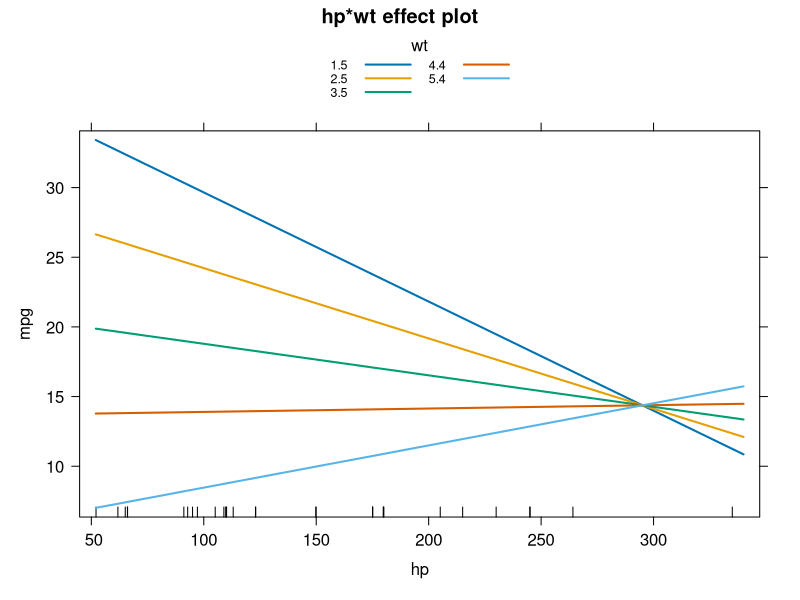
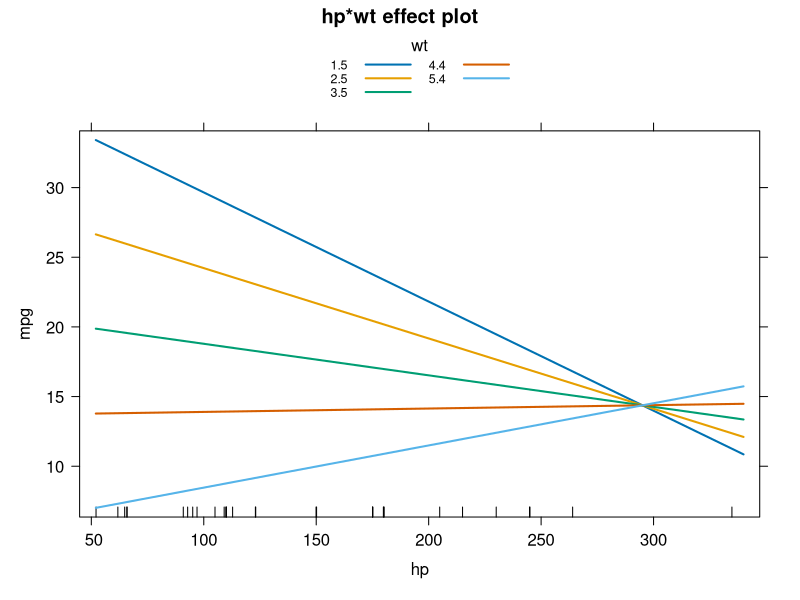
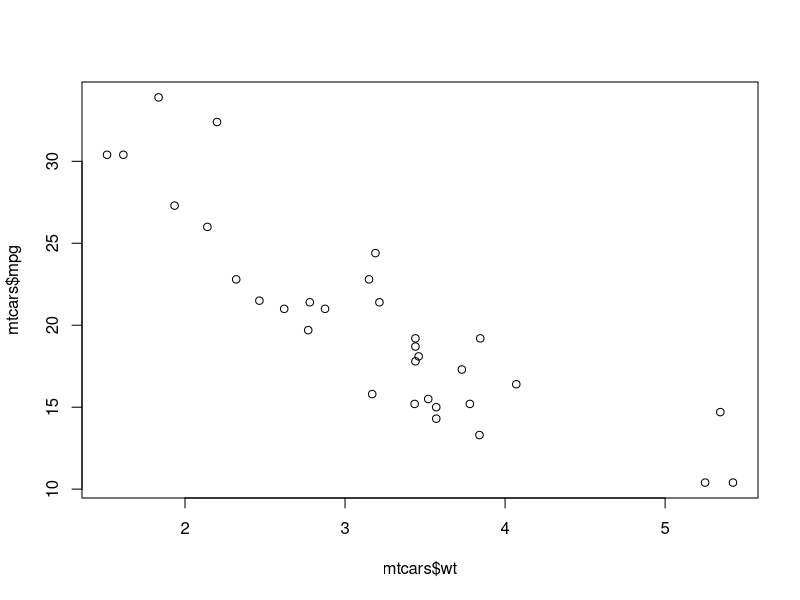
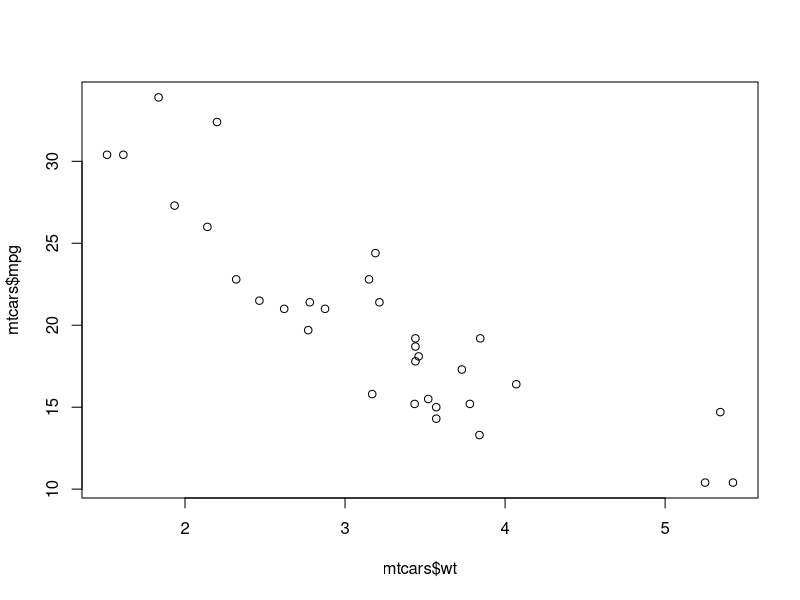
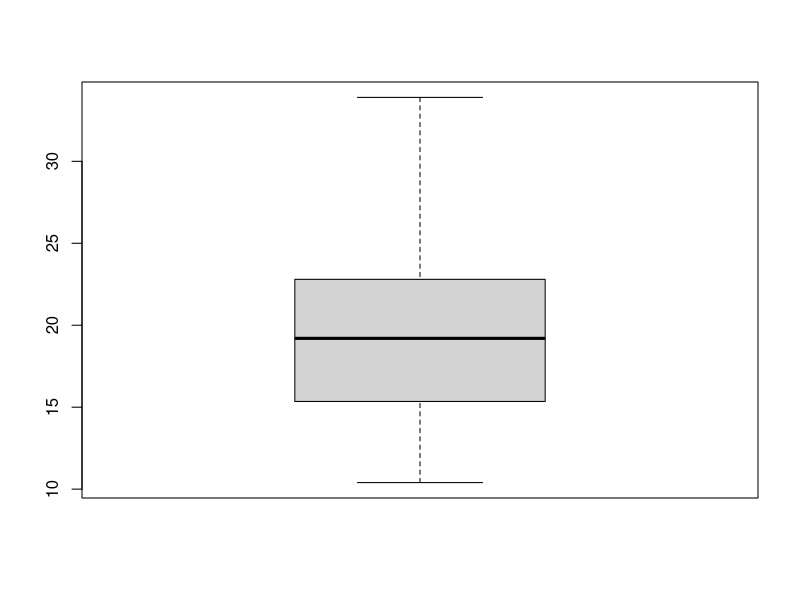
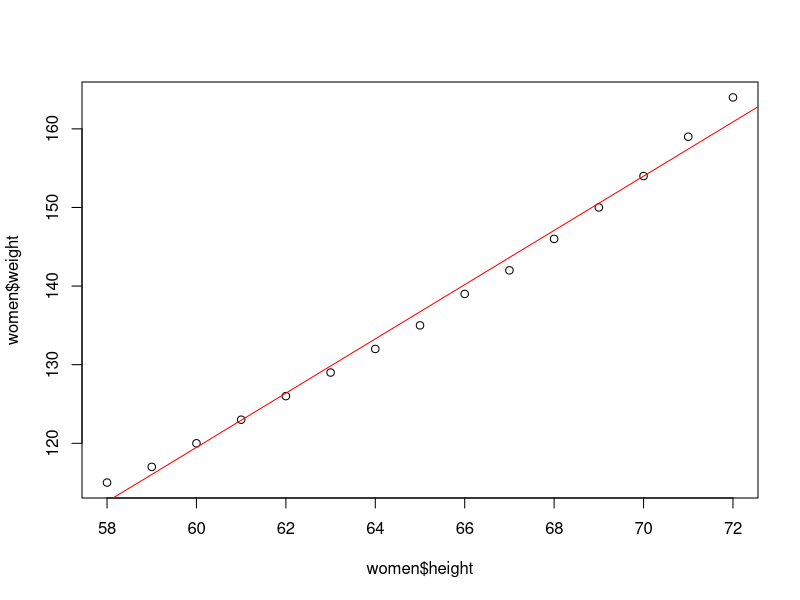

R code for these plots, in order:
# 상호작용이 있는 다중선형회귀
# format symbol, : => interaction

# 분석데이터셋: mtcars{datasets}

# 분석대상변수
#   - 종속변수: mpg(연비)
#   - 독립변수: hp(마력수, 엔진의 힘), wt(차의 중량)

# hp와 wt가 연비에 인과관계가 있을까? 예측할 수 있을까?
# hp와 wt의 상호작용에 의해서도 연비가 영향을 받을 수 있을까?
fit <- lm(mpg ~ hp + wt + hp:wt, data = mtcars)
fit
# Call:
#   lm(formula = mpg ~ hp + wt + hp:wt, data = mtcars)
# 
# Coefficients:
# (Intercept)           hp           wt        hp:wt  
#    49.80842     -0.12010     -8.21662      0.02785  
# 절편과, 주항목, 상호작용항목 보여줌

# 유의성 검정
summary(fit)
# Call:
#   lm(formula = mpg ~ hp + wt + hp:wt, data = mtcars)
# 
# Residuals:
#   Min      1Q  Median      3Q     Max 
# -3.0632 -1.6491 -0.7362  1.4211  4.5513 
# 
# Coefficients:
#             Estimate Std. Error t value           Pr(>|t|)    
# (Intercept) 49.80842    3.60516  13.816 0.0000000000000501 ***
# hp          -0.12010    0.02470  -4.863 0.0000403624302068 ***
# wt          -8.21662    1.26971  -6.471 0.0000005199287280 ***
# hp:wt        0.02785    0.00742   3.753           0.000811 ***
#   ---
#   Signif. codes:  0 ‘***’ 0.001 ‘**’ 0.01 ‘*’ 0.05 ‘.’ 0.1 ‘ ’ 1
# 
# Residual standard error: 2.153 on 28 degrees of freedom
# Multiple R-squared:  0.8848,	Adjusted R-squared:  0.8724 
# F-statistic: 71.66 on 3 and 28 DF,  p-value: 0.0000000000002981

# 회귀모형 유의성O
# 회귀계수 유의성 전부 인정.
#   - 상호작용도, 연비에 영향을 줌.
# 종속변수 변량의 설명력(결정계수)은 88.48%, 상관강도는 0.8724

# 차의 엔진마력수와 차의 중량의 상호작용 유의미하다
# -> 마력수가 변화할 때, 중량도 영향을 받는다. 마력수는 차의 중량에 따라 변할 수 있다.
#   - 다만, 0.02785 정도로, 큰 영향을 받지 않아 괜찮다?
# ""하나의 독립변수가 다른 독립변수의 수준에 달려있다.""

coef(fit)
# 추정회귀방정식: yHat = a + bx
#   mpg^ = 49.8042343 - 0.12010*hp - 8.21662430*wt
#         + 0.02784815* hp *wt  
# -> 상호작용효과는, hp*wt와 같이 곱해서 표현

# 추정회귀방정식에 값을 대입해보자
# if wt = 2.2 일 때,
#   mpg^ = 49.8042343 - (0.12010 *hp)  -8.21662430*2.2
#         + (0.02784815* 2.2 * hp) 
#        = 31.41 - 0.06 * hp
# -> 식이 해석하기 좋게 단순화됨.
#  -> 무게가 무거워질수록, hp와 상관없이 느려진다

# -> 계산보다, 시각화하는 것이 좋음
# 시각화
library(effects)
# effect{ettects}: 상호작용효과의 영향도 보여줌
plot(effect("hp:wt", fit), multiline = T) # multiline: 여러개의선 한번에 그려라
# 차의 중량wt(범례)가 ~일 때, hp에 따른, mpg값 볼 수 있음.
# 차의 마력이 증가될수록, 연비가 감소추세에 있는데, 감소정도가 중량마다 다름 (중량이 5.4제외)
# 차의 중량이 가벼워도, 마력수가 증가해도 연비가 감소함.
# -> 차의 중량이 증가할수록, hp와 mpg관계가 약화된다.
#   산점도를 그려볼 때, 이상치 값이 있어, 중량이 5.4일때 혼자 hp증가시 mpg감소
# hp:wt -> 마력은 차의 중량수준에 영향받는다

# dev.off() # 오른쪽 plot창 초기화
dev.new() # 새로운 plot창 생성
plot(mtcars$wt, mtcars$mpg)
# wt가 5.4인 것 중 특이한 차량이 있음
identify(mtcars$wt, mtcars$mpg) # outlier값 확인할 수 있음: 17

dev.off()

library(effects)
plot( effect("hp:wt", fit), multiline = T )


dev.new()
plot(mtcars$wt, mtcars$mpg )

dev.new()
boxplot(mtcars$mpg)
#   mpg^ = 49.8042343 - 0.12010*hp - 8.21662430*wt
#         + 0.02784815* hp *wt  
# 마력이 좋으면, 기름 많이먹으니까 연비감소됨.
# 마력수와 중량은 연비와 분명한 상관성이 있으며,
# 연비를 감소시키는 효과가 있다
# 마력수와 중량의 상호작용은, 오히려 연비를 미묘하게 증가시키는 효과가 있다

# 값을 예측할 떄, """독립변수 범위 내에서""" 예측해야 함.
# 단순선형회귀로 살펴본다면,
fit2 <- lm(formula = weight ~ height, data = women)
plot(women$height, women$weight)
abline(fit2, col='red')
# 회귀선은, 58~72 내에서만, 유효한 방정식이다.
# 새로운 값 예측하기 위해, 90이라는 height값을 넣어 얻어낸 weight값은 
#     ""신뢰할 수 없는"" 값이다. -> 추정값이라고 할 수 없다
# 표본에 없는 58.3의 height값을 넣어 얻은 weight값은 추정값이 맞음. 
#   데이터가 없으므로, 확인할 수 없는 값.
